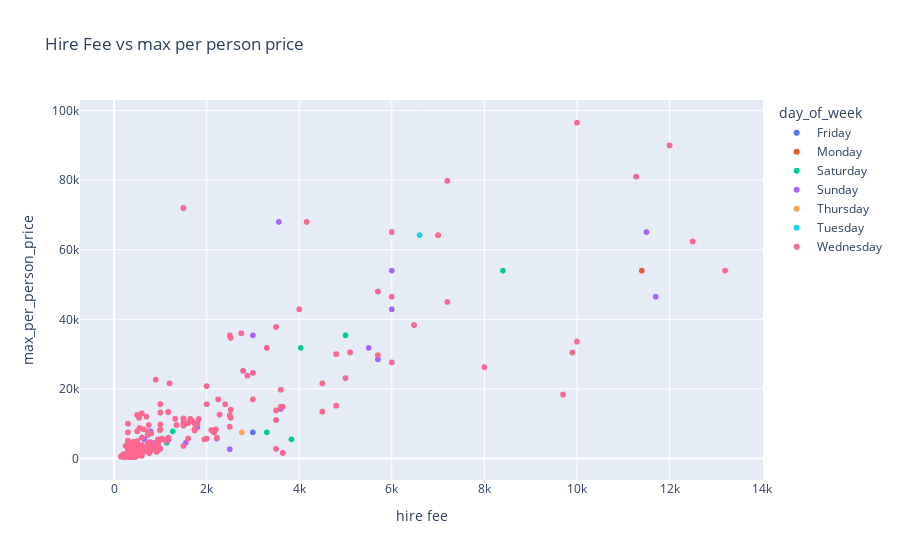

Source (notebook cell):
### Code cell
fig = px.scatter(plotting_table, x="hire fee", y="max_per_person_price", 
                 color = 'day_of_week', title = 'Hire Fee vs max per person price')
fig.show()

### Figure 1 — Plotly figure (JSON) as saved in the notebook; plotly's stock layout.template omitted (floating-point values rounded to 4 significant figures; data arrays with more than 128 entries replaced by an {"elided": "..."} marker saying what was removed)
{"data": [{"hovertemplate": "day_of_week=Friday<br>hire fee=%{x}<br>max_per_person_price=%{y}<extra></extra>", "legendgroup": "Friday", "marker": {"color": "#636efa", "symbol": "circle"}, "mode": "markers", "name": "Friday", "showlegend": true, "type": "scattergl", "x": {"elided": "252 float values"}, "xaxis": "x", "y": {"elided": "252 float values"}, "yaxis": "y"}, {"hovertemplate": "day_of_week=Monday<br>hire fee=%{x}<br>max_per_person_price=%{y}<extra></extra>", "legendgroup": "Monday", "marker": {"color": "#EF553B", "symbol": "circle"}, "mode": "markers", "name": "Monday", "showlegend": true, "type": "scattergl", "x": {"elided": "252 float values"}, "xaxis": "x", "y": {"elided": "252 float values"}, "yaxis": "y"}, {"hovertemplate": "day_of_week=Saturday<br>hire fee=%{x}<br>max_per_person_price=%{y}<extra></extra>", "legendgroup": "Saturday", "marker": {"color": "#00cc96", "symbol": "circle"}, "mode": "markers", "name": "Saturday", "showlegend": true, "type": "scattergl", "x": {"elided": "180 float values"}, "xaxis": "x", "y": {"elided": "180 float values"}, "yaxis": "y"}, {"hovertemplate": "day_of_week=Sunday<br>hire fee=%{x}<br>max_per_person_price=%{y}<extra></extra>", "legendgroup": "Sunday", "marker": {"color": "#ab63fa", "symbol": "circle"}, "mode": "markers", "name": "Sunday", "showlegend": true, "type": "scattergl", "x": {"elided": "179 float values"}, "xaxis": "x", "y": {"elided": "179 float values"}, "yaxis": "y"}, {"hovertemplate": "day_of_week=Thursday<br>hire fee=%{x}<br>max_per_person_price=%{y}<extra></extra>", "legendgroup": "Thursday", "marker": {"color": "#FFA15A", "symbol": "circle"}, "mode": "markers", "name": "Thursday", "showlegend": true, "type": "scattergl", "x": {"elided": "252 float values"}, "xaxis": "x", "y": {"elided": "252 float values"}, "yaxis": "y"}, {"hovertemplate": "day_of_week=Tuesday<br>hire fee=%{x}<br>max_per_person_price=%{y}<extra></extra>", "legendgroup": "Tuesday", "marker": {"color": "#19d3f3", "symbol": "circle"}, "mode": "markers", "name": "Tuesday", "showlegend": true, "type": "scattergl", "x": {"elided": "242 float values"}, "xaxis": "x", "y": {"elided": "242 float values"}, "yaxis": "y"}, {"hovertemplate": "day_of_week=Wednesday<br>hire fee=%{x}<br>max_per_person_price=%{y}<extra></extra>", "legendgroup": "Wednesday", "marker": {"color": "#FF6692", "symbol": "circle"}, "mode": "markers", "name": "Wednesday", "showlegend": true, "type": "scattergl", "x": {"elided": "252 float values"}, "xaxis": "x", "y": {"elided": "252 float values"}, "yaxis": "y"}], "layout": {"autosize": true, "legend": {"title": {"text": "day_of_week"}, "tracegroupgap": 0}, "title": {"text": "Hire Fee vs max per person price"}, "xaxis": {"anchor": "y", "autorange": true, "domain": [0, 1], "range": [-711.6, 13990.0], "title": {"text": "hire fee"}, "type": "linear"}, "yaxis": {"anchor": "x", "autorange": true, "domain": [0, 1], "range": [-7586.0, 104500.0], "title": {"text": "max_per_person_price"}, "type": "linear"}}}
